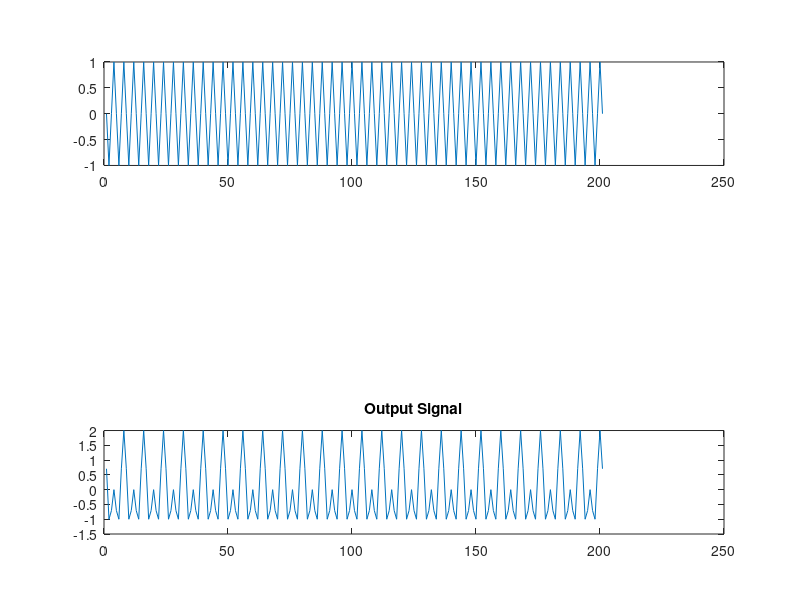

Write the MATLAB code that produced this figure. (Note: this script raises an error after producing the figure.)
clear all; clc ;close all;

f1 = 1/4;
f2 = 1/8;

n = 1:201; % Generate n series
w = linspace(-1/2,1/2,length(n)); % Generate w series
s = 1*cos(2*pi*f1*n) + cos(2*pi*f2*n); % Generate combined signal

%% LAB3 HW1-1 IIR
figure(1); % compare different frequency and output waveform 
subplot(3,1,3);
plot(n,s);
title('Output Signal');
subplot(3,1,1);
plot(n,cos(2*pi*1/4*n));
title('Frequency = ',f1);
subplot(3,1,2);
plot(n,cos(2*pi*1/8*n));
title('Frequency = ',f2);

S = fftshift(fft(s)); 
figure(2);
subplot(3,1,1);
plot(w,abs(S));
title('|S(w)|');

% Generate IIR Filter
h=zeros(1,length(n));
for j = 1:length(n)
    h(j)=0*h(max(j-1,1)).*(j>1)-0.8100*h(max(j-2,1)).*(j>2)+...
        1.*(j == 0+1)-2.4142.*(j == 1+1)+2.4142.*(j == 2+1)-1.*(j == 3+1);       
end
%IIR Filter parameter
% zero on f = 1/8 & f = 0
% - poly([(cos(1/8*pi*2)+sin(1/8*pi*2)*i),(cos(1/8*pi*2)-sin(1/8*pi*2)*i),1]) --> ans=  1.0000   -2.4142    2.4142   -1.0000
% pole near f = 1/4
% - poly([(0.9*cos(1/4*pi*2)+0.9*sin(1/4*pi*2)*i),(0.9*cos(1/4*pi*2)-0.9*sin(1/4*pi*2)*i)]) --> ans=  1.0000   -0.0000    0.8100
figure(6);
polarscatter([1/8*pi,-1/8*pi,0],[1,1,1],120,"O");hold on;
polarscatter([1/4*pi,-1/4*pi],[0.9,0.9],120,"X");hold off;
axis([0 360 0 1.2]);
title('IIR Filter');
legend('Zeros','Poles');

H = fftshift(fft(h));
figure(2);
subplot(3,1,2);
plot(linspace(-1/2,1/2,length(H)),abs(H));
title('|H(w)| IIR');
figure(3);
subplot(4,1,1);
plot(n,s);
title('s(n)');
figure(3);
subplot(4,1,2);
plot(n,h);
title('h(n) IIR');
figure(3);
subplot(4,1,4);
plot(n,cos(2*pi*1/4*n));
axis([0 450 -2 2]);
title('Frequency = ',f1);

%signal pass through filter
[conv_y,out_length] = conv_(s,h);
conv_n = linspace(2*min(n),2*max(n),out_length);
figure(3);
subplot(4,1,3);
plot(conv_n,conv_y);
title("s'(n)");

S_filter = fftshift(fft(conv_y([1:length(n)])));
figure(2);
subplot(3,1,3);
plot(w,abs(S_filter));
title("|S'(w)|");

%% IIR SNR 
%take the power in -(f1+f2)/2 < f < (f1+f2)/2 as noise 
decision = (f1+f2)/2;
SNR_IIR_out = 10*log10((sum((abs(S_filter).*(w(find(S_filter))<-decision)).^2)+sum((abs(S_filter).*(w(find(S_filter))>decision).^2)))/...
                        sum((abs(S_filter).*(w(find(S_filter))>=-decision).*(w(find(S_filter))<=decision)).^2));

%% LAB3 HW1-2 FIR

S = fftshift(fft(s));
figure(4);
subplot(3,1,1);
plot(w,abs(S));
title('|S(w)|');

% Generate FIR Filter
h=zeros(1,length(n));
for j = 1:length(n)
    h(j)=1.*(j == 0+1)-2.4142.*(j == 1+1)+2.4142.*(j == 2+1)-1.*(j == 3+1);       
end
%FIR Filter parameter
%zero on f = 1/8
%poly([(cos(1/8*pi*2)+sin(1/8*pi*2)*i),(cos(1/8*pi*2)-sin(1/8*pi*2)*i),1]) --> ans=  1.0000   -2.4142    2.4142   -1.0000
figure(7);
polarscatter([1/8*pi,-1/8*pi,0],[1,1,1],120,"O");
axis([0 360 0 1.2]);
title('FIR Filter');
legend('Zeros');

H = fftshift(fft(h));
figure(4);
subplot(3,1,2);
plot(linspace(-1/2,1/2,length(H)),abs(H));
title('|H(w)| FIR');
figure(5);
subplot(4,1,1);
plot(n,s);
title('s(n)');
figure(5);
subplot(4,1,2);
plot(n,h);
title('h(n) FIR');
figure(5);
subplot(4,1,4);
plot(n,cos(2*pi*1/4*n));
axis([0 450 -2 2]);
title('Frequency = ',f1);

%signal pass through filter
[conv_y,out_length] = conv_(s,h);
conv_n = linspace(2*min(n),2*max(n),out_length);
figure(5);
subplot(4,1,3);
plot(conv_n,conv_y);
title("s'(n)");

S_filter = fftshift(fft(conv_y([1:length(n)])));
figure(4);
subplot(3,1,3);
plot(w,abs(S_filter));
title("|S'(w)|");

%% FIR SNR 
%take the power in -(f1+f2)/2 < f < (f1+f2)/2 as noise 
decision = (f1+f2)/2;
SNR_FIR_out = 10*log10((sum((abs(S_filter).*(w(find(S_filter))<-decision)).^2)+sum((abs(S_filter).*(w(find(S_filter))>decision).^2)))/...
                        sum((abs(S_filter).*(w(find(S_filter))>=-decision).*(w(find(S_filter))<=decision)).^2));
fprintf('Final SNR output :\n');
fprintf('FIR_SNR = %3.2f , IIR_SNR = %3.2f \n\n',SNR_FIR_out,SNR_IIR_out);